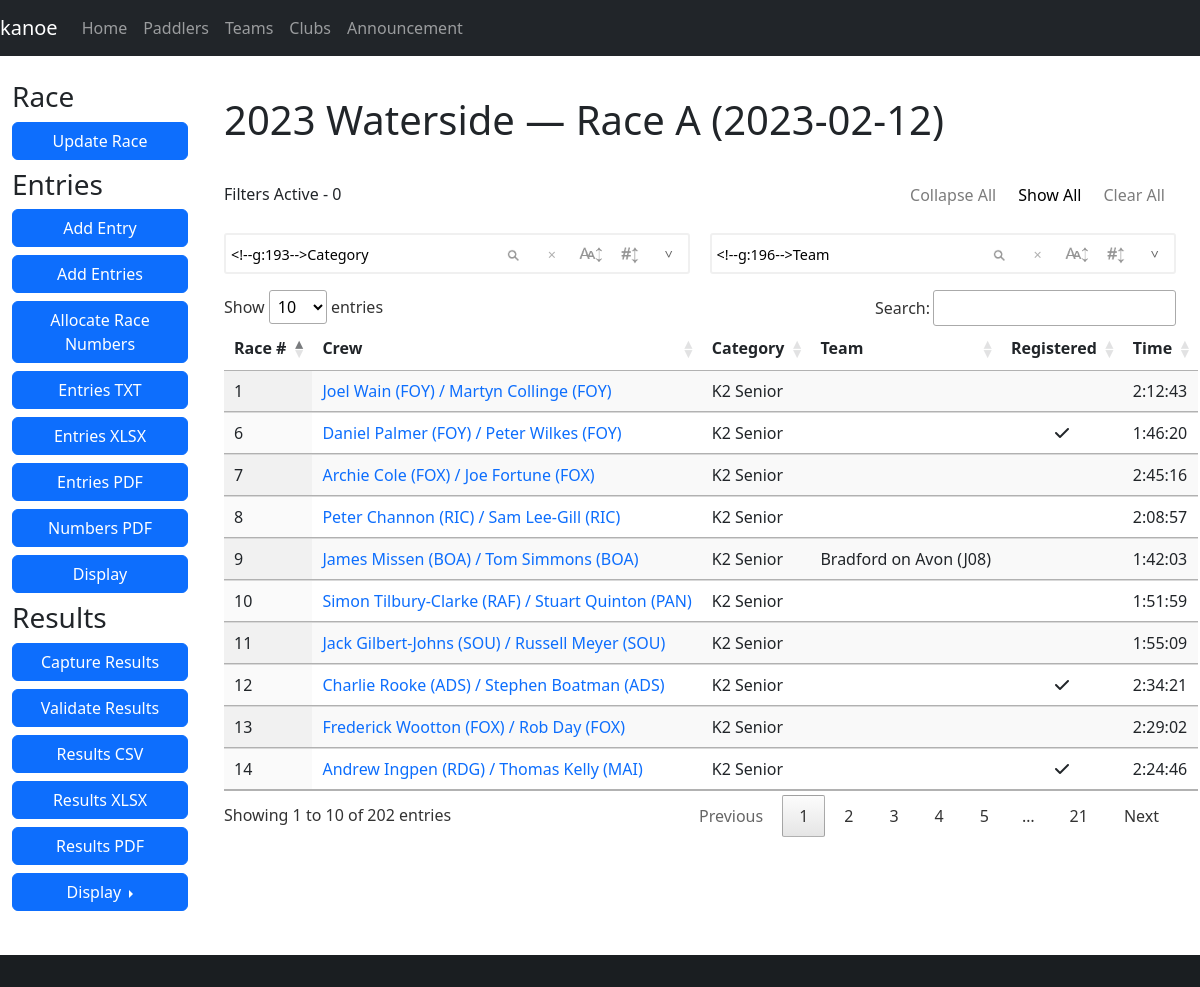
The page /race/1 on the database its author committed.
### database/database/race.py (models this page shows, shortened)
class Race(Base):
    __tablename__ = "race"
    __table_args__ = (UniqueConstraint("name", "date", name="uq_race_name_date"),)
    id = Column(Integer, primary_key=True)
    name = Column(String, nullable=False)
    date = Column(Date, nullable=False)
    series_id = Column(Integer, ForeignKey(Series.id), index=True)
    time_min_start = Column(String)
    time_max_start = Column(String)
    time_min_finish = Column(String)
    time_max_finish = Column(String)
    time_adjustment = Column(Integer)
    series = relationship(Series, backref="races", lazy="joined")

### database/database/entry.py (models this page shows, shortened)
class Entry(Base):
    __tablename__ = "entry"
    id = Column(Integer, primary_key=True)
    race_id = Column(Integer, ForeignKey(Race.id), index=True)
    category_id = Column(Integer, ForeignKey(Category.id), index=True)
    boat_type = Column(boat_type, index=True)
    entry_number = Column(Integer)
    series_id = Column(Integer, ForeignKey(Series.id), index=True)
    time_start = Column(String)
    time_finish = Column(String)
    time_adjustment = Column(Integer)
    registered = Column(Boolean, default=False, nullable=False)
    retired = Column(Boolean, default=False, nullable=False)
    scratched = Column(Boolean, default=False, nullable=False)
    disqualified = Column(Boolean, default=False, nullable=False)
    note = Column(Text)
    category = relationship(Category, backref="entries", lazy="joined")
    race = relationship(Race, backref="entries", lazy="joined")
    race_number = relationship("Number", secondary="number_entry", uselist=False)
    crews = relationship("Crew", lazy="joined", order_by="Crew.paddler_id")
    def __str__(self):
        names = sorted([str(crew) for crew in self.crews])
        return " / ".join(names)
    @property
    def time(self):
        if self.time_start and self.time_finish:
            time_start = datetime.datetime.strptime(self.time_start, "%H:%M:%S")
            time_finish = datetime.datetime.strptime(self.time_finish, "%H:%M:%S")
            return (
                time_finish
                - time_start
                + datetime.timedelta(seconds=(self.time_adjustment or 0))
            )
        else:
            return None
    @property
    def team(self):
        teams = [crew.team for crew in self.crews]
        teams = list(set(teams))
        if len(teams) == 1:
            return teams[0]
        else:
            return None

### database/database/number.py (models this page shows, shortened)
class Number(Base):
    __tablename__ = "number"
    id = Column(Integer, primary_key=True)
    lost = Column(Boolean)
    def __str__(self):
        return str(self.id)

### database/database/club.py (models this page shows, shortened)
class Club(Base):
    __tablename__ = "club"
    id = Column(Integer, primary_key=True)
    name = Column(String)
    code_regex = Column(String())
    services = Column(Boolean, server_default=expression.false())
    @property
    def code(self):
        return self.code_regex.split("|")[0]

### database/database/paddler.py (models this page shows, shortened)
class Paddler(Base):
    __tablename__ = "paddler"
    id = Column(Integer, primary_key=True)
    membership_number = Column(Integer)
    membership_expiry = Column(Date)
    membership_body_id = Column(Integer, ForeignKey(MembershipBody.id))
    division = Column(Integer)
    title = Column(String)
    first = Column(String)
    middle = Column(String)
    last = Column(String)
    gender = Column(String(1))
    suffix = Column(String)
    dob = Column(Date)
    address = Column(String)
    email = Column(String)
    phone = Column(String)
    emergency_name = Column(String)
    emergency_phone = Column(String)
    age_group_id = Column(Integer, ForeignKey(AgeGroup.id), index=True)
    age_group = relationship(AgeGroup, backref="paddlers", lazy="joined")
    membership_body = relationship(MembershipBody, backref="paddlers", lazy="joined")
    @hybrid_property
    def name(self):
        return combine_names(self.first, self.middle, self.last)

### database/database/category.py (models this page shows, shortened)
class Category(Base):
    __tablename__ = "category"
    __table_args__ = (UniqueConstraint("label", name="uq_category_label"),)
    id = Column(Integer, primary_key=True)
    label = Column(String)
    def __str__(self):
        return self.label

### database/database/team.py (models this page shows, shortened)
class Team(Base):
    __tablename__ = "team"
    __table_args__ = (
        UniqueConstraint("name", "series_id", name="uq_team_name_series"),
    )
    id = Column(Integer, primary_key=True)
    name = Column(String)
    team_type_id = Column(Integer, ForeignKey(TeamType.id), nullable=False)
    series_id = Column(Integer, ForeignKey(Series.id), index=True, nullable=False)
    type = relationship(TeamType, backref="teams")
    series = relationship(Series, backref="teams", lazy="joined")
    def __str__(self):
        return self.name

### paddle/views/race/__init__.py (the view)
@blueprint.route("/race/<race_id>")
@login_required
def race(race_id):
    entries = session.query(db.Entry).filter(db.Entry.race_id == race_id).all()
    race = session.get(db.Race, race_id)
    return render_template("race.j2", race=race, entries=entries)

### database/database/crew.py (called while the page is built)
    def __str__(self):
        club = f" ({self.club.code})" if self.club else ""
        return f"{self.paddler.name}{club}"

### database/database/paddler.py (called while the page is built)
def combine_names(first, middle, last):
    name = [first, middle, last]
    name = list(filter(lambda item: item is not None, name))
    name = " ".join(name)
    name = name.strip()
    return name

### paddle/templates/race.j2 (shortened to what this page needs)
{% extends "base-fluid.j2" %}
{% block styles %}
{% include 'common/datatables-css.j2' %}
{% include 'common/datatables-filter-css.j2' %}
{% endblock %}
{% block content %}
<h1>{{ race.name }} ({{ race.date }})</h1>
<div class="row">
    <div class="col-sm-12">
        <div id="wrapper" style="visibility: hidden;">
            <table id="entries" class="table table-striped display nowrap" style="width:100%;">
                <thead>
                    <tr>
                        <th>Race #</th>
                        <th>Crew</th>
                        <th>Category</th>
                        <th>Team</th>
                        <th>Registered</th>
                        <th>Time</th>
                    </tr>
                </thead>
                <tbody>
                    {% for entry in entries %}
                    <tr{% if entry.scratched or entry.retired %} style="background-color: lightgrey;" {% endif %}>
                        <td>{{ entry.race_number or "" }}</td>
                        <td><a href="{{ url_for('kanoe.entry', entry_id=entry.id) }}">{{ entry }}</a></td>
                        <td>{{ entry.category }}</td>
                        <td>{{ entry.team or "" }}</td>
                        <td class="text-center">{% if entry.registered %}<i class="fas fa-check"></i>{% endif %}</td>
                        {% if entry.time %}
                        <td data-sort="{{ entry.time.total_seconds() }}">{{ entry.time }}</td>
                        {% else %}
                        <td class="text-center">
                            {% if entry.time_start and not entry.retired %}<i class="fa-solid fa-sync fa-spin"></i>{%
                            endif %}
                        </td>
                        {% endif %}
                        </tr>
                        {% endfor %}
                </tbody>
            </table>
        </div>
    </div>
</div>
{% endblock %}
{% block sidebar %}
{% include 'sidebar-race.j2' %}
{% endblock %}

### paddle/static/css/styles.css (style rules this page uses)
:root { --colour-yellow: #fed00c; --colour-yellow-muted: #ffe269; }
body { padding-top: 60px; }
.row > * { margin-top: 20px; }
a { text-decoration: none; }

### rows shown on the page
Race: name "2023 Waterside — Race A", date "2023-02-12"
Entry: race_number "1", last "Joel Wain (FOY) / Martyn Collinge (FOY)", category "K2 Senior", time "2:12:43"
Entry: race_number "6", last "Daniel Palmer (FOY) / Peter Wilkes (FOY)", category "K2 Senior", registered True (drawn), time "1:46:20"
Entry: race_number "7", last "Archie Cole (FOX) / Joe Fortune (FOX)", category "K2 Senior", time "2:45:16"
Entry: race_number "8", last "Peter Channon (RIC) / Sam Lee-Gill (RIC)", category "K2 Senior", time "2:08:57"
Entry: race_number "9", last "James Missen (BOA) / Tom Simmons (BOA)", category "K2 Senior", name "Bradford on Avon (J08)", time "1:42:03"
Entry: race_number "10", last "Simon Tilbury-Clarke (RAF) / Stuart Quinton (PAN)", category "K2 Senior", time "1:51:59"
Entry: race_number "11", last "Jack Gilbert-Johns (SOU) / Russell Meyer (SOU)", category "K2 Senior", time "1:55:09"
Entry: race_number "12", last "Charlie Rooke (ADS) / Stephen Boatman (ADS)", category "K2 Senior", registered True (drawn), time "2:34:21"
Entry: race_number "13", last "Frederick Wootton (FOX) / Rob Day (FOX)", category "K2 Senior", time "2:29:02"
Entry: race_number "14", last "Andrew Ingpen (RDG) / Thomas Kelly (MAI)", category "K2 Senior", registered True (drawn), time "2:24:46"
